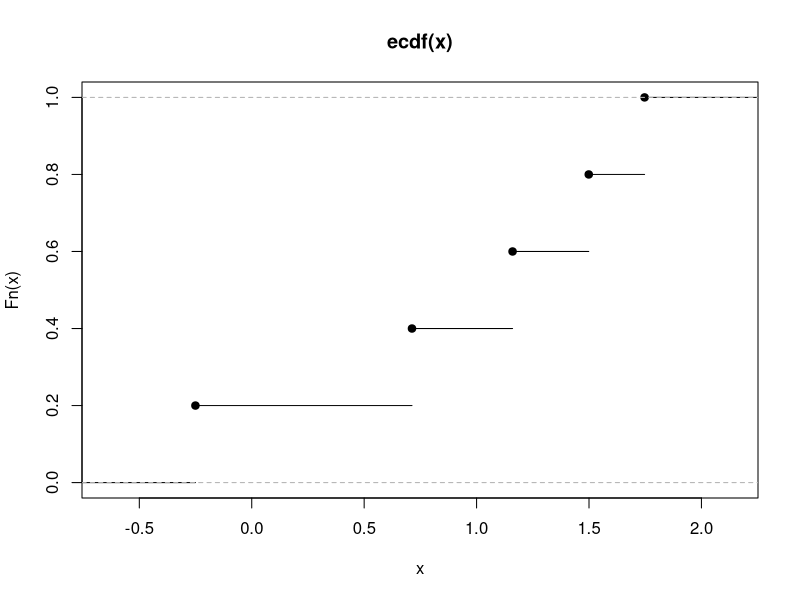
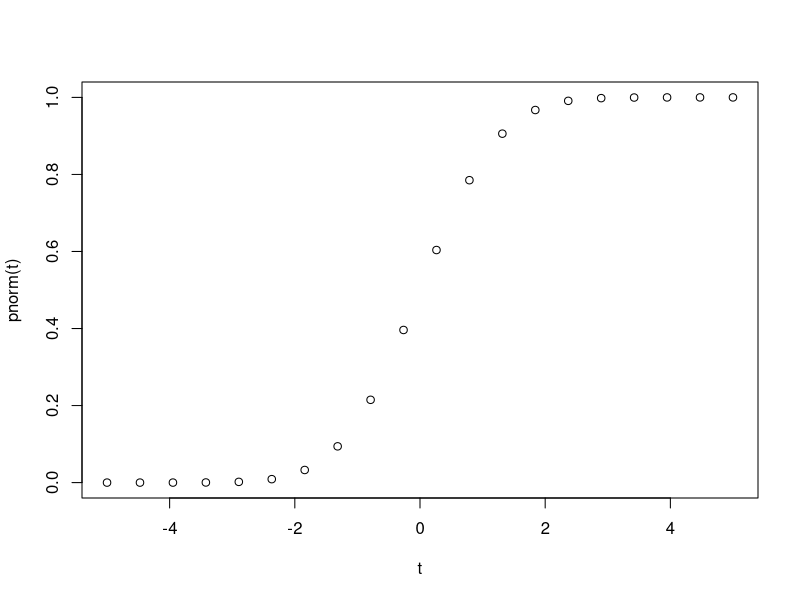
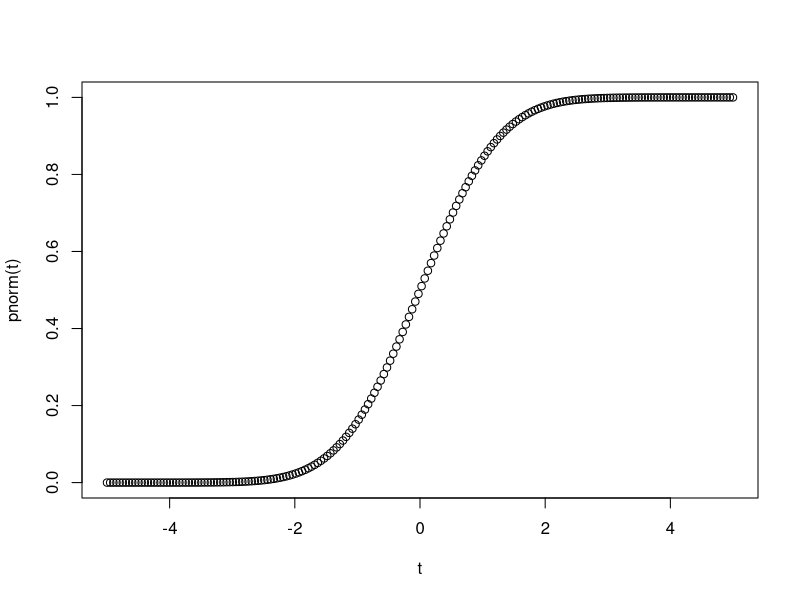
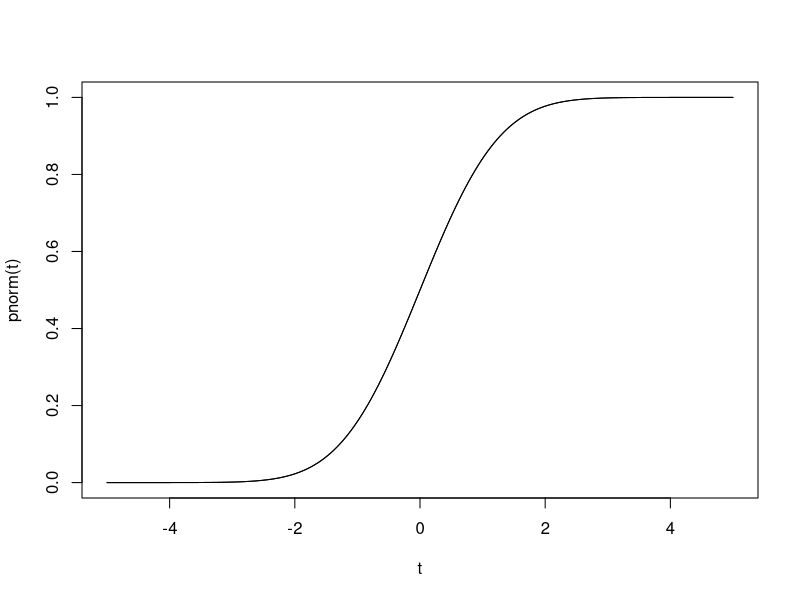
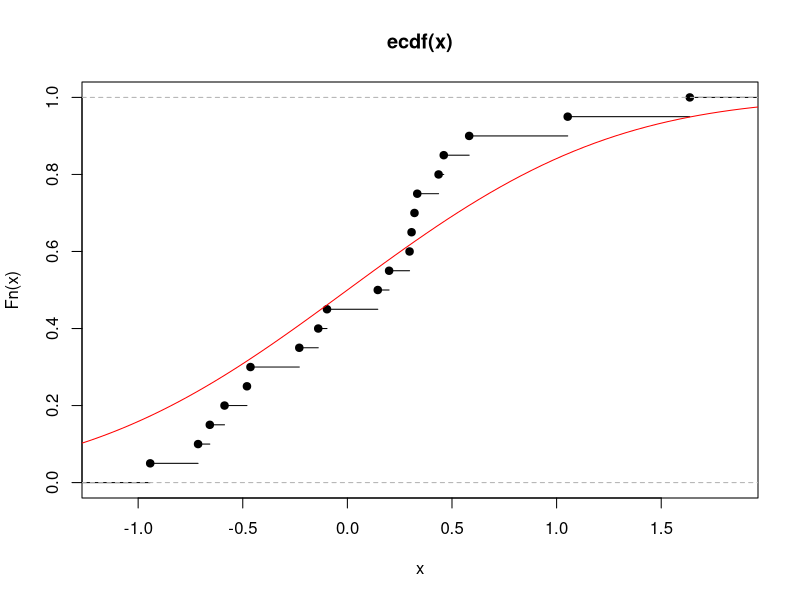
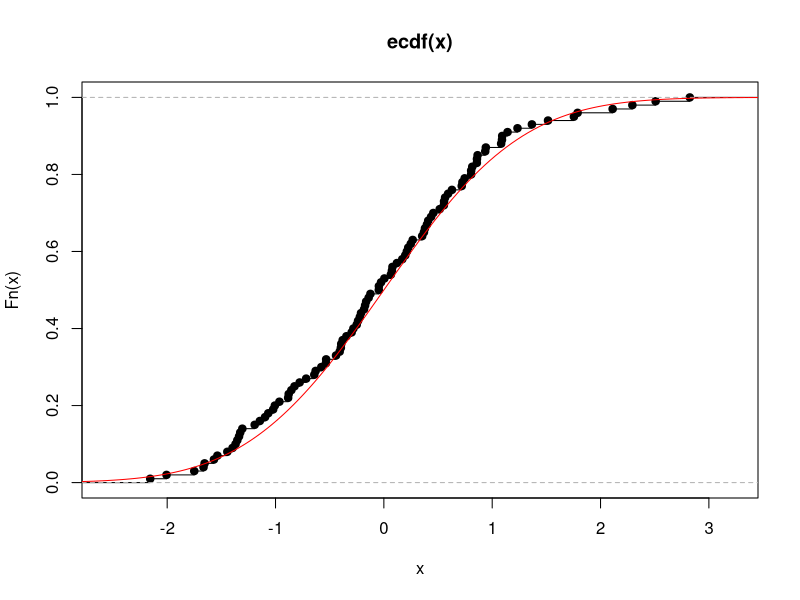
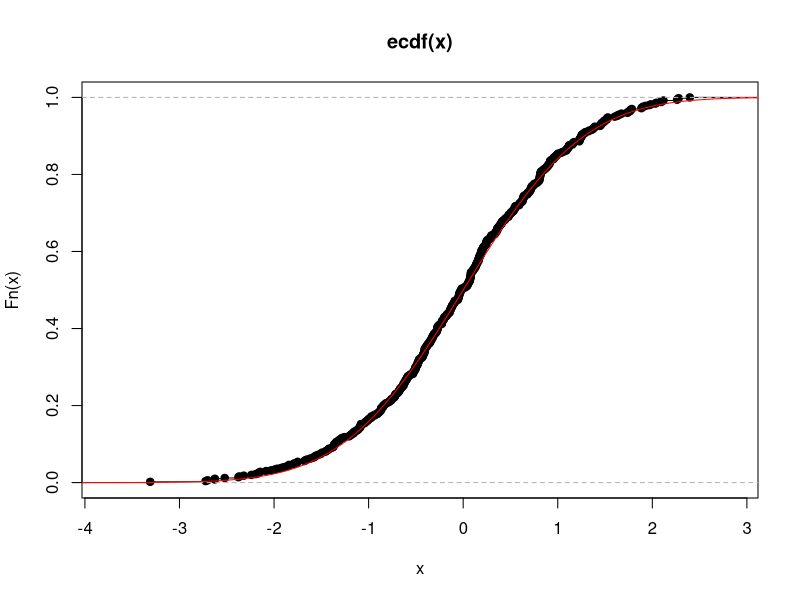

Recreate these plots in R, in order.
## ---- chunk 1
x <- rnorm(n = 5)
plot(x = ecdf(x))
t <- seq(from = -5, to = 5, length.out = 20)
plot(t, pnorm(t))
t <- seq(from = -5, to = 5, length.out = 200)
plot(t, pnorm(t))
plot(t, pnorm(t), type = "l")
lines(t, pnorm(t))
x <- rnorm(n = 20)
plot(x = ecdf(x))
lines(t, pnorm(t), col = "red")
x <- rnorm(n = 100)
plot(x = ecdf(x))
lines(t, pnorm(t), col = "red")
x <- rnorm(n = 500)
plot(x = ecdf(x))
lines(t, pnorm(t), col = "red")

